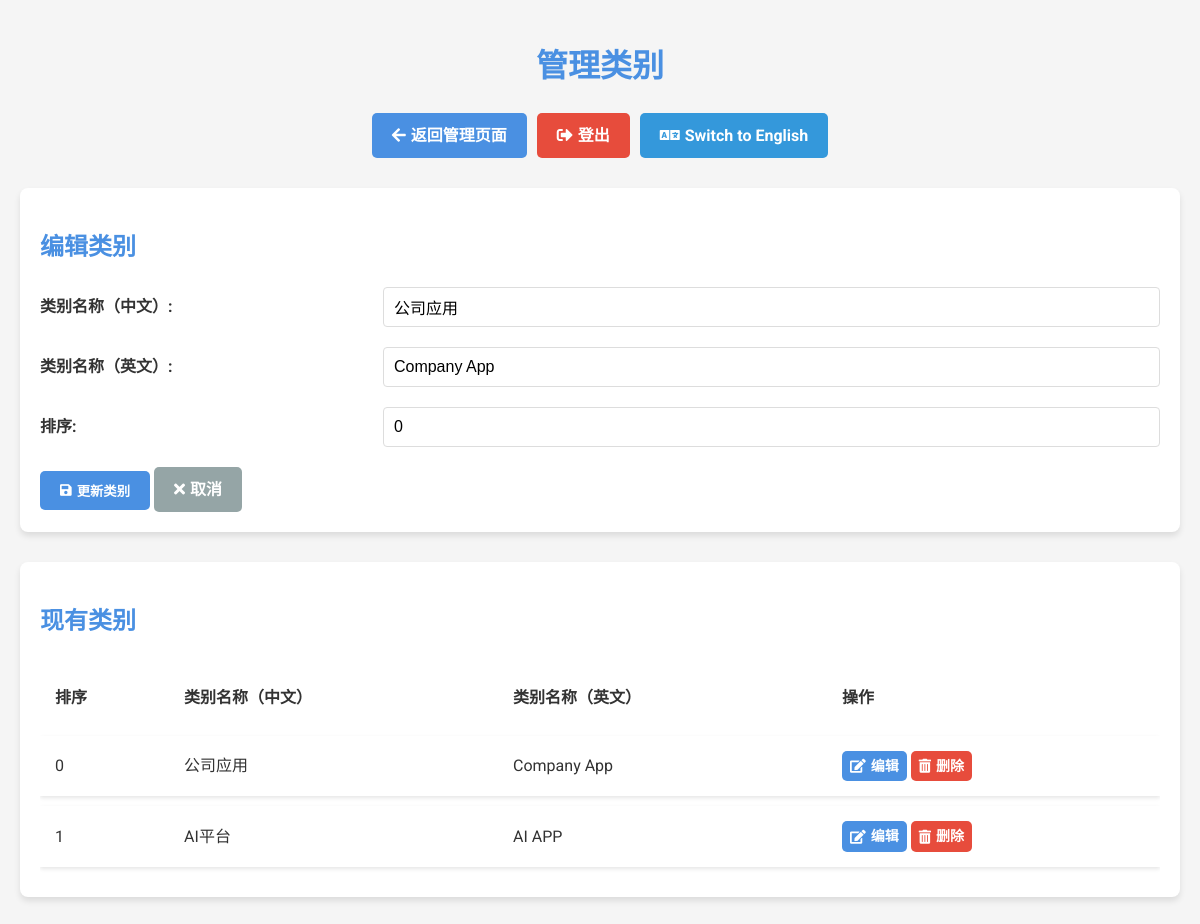
The page /category_manage.php?edit=1&lang=zh (signed in) on the database its author committed.
### tables this page shows
CREATE TABLE `categories` (
  `id` int(11) NOT NULL,
  `name_zh` varchar(255) NOT NULL,
  `name_en` varchar(255) NOT NULL,
  `sort_order` int(11) DEFAULT 0
);

### functions.php (called while the page is built, shortened)
<?php
if (!function_exists('t')) {
    function t($zh, $en) {
        global $lang;
        return $lang == 'zh' ? $zh : $en;
    }
}
?>

### category_manage.php (the view, shortened to what this page needs)
<?php
require_once 'functions.php';
require_once 'db_setup.php';
$lang = isset($_GET['lang']) && $_GET['lang'] == 'en' ? 'en' : 'zh';
$edit_category = null;
$categories = $db->query("SELECT id, name_zh, name_en, sort_order FROM categories ORDER BY sort_order, name_zh");
if (isset($_GET['edit'])) {
    $edit_id = (int)$_GET['edit'];
    $result = $db->query("SELECT id, name_zh, name_en, sort_order FROM categories WHERE id = $edit_id");
    if ($result && $result->num_rows > 0) {
        $edit_category = $result->fetch_assoc();
    }
}
?>
<!DOCTYPE html>
<html lang="<?php echo $lang; ?>">
<head>
    <link href="https://cdnjs.cloudflare.com/ajax/libs/font-awesome/5.15.1/css/all.min.css" rel="stylesheet">
    <link href="./assets/css/admin-styles.css" rel="stylesheet">
</head>
<body>
    <div class="container">
        <h1 class="text-center fade-in"><?php echo t("管理类别", "Manage Categories"); ?></h1>
        <nav class="nav-buttons fade-in">
            <a href="admin.php?lang=<?php echo $lang; ?>" class="btn btn-primary"><i class="fas fa-arrow-left"></i> <?php echo t("返回管理页面", "Back to Admin"); ?></a>
            <a href="admin.php?action=logout&lang=<?php echo $lang; ?>" class="btn btn-danger"><i class="fas fa-sign-out-alt"></i> <?php echo t("登出", "Logout"); ?></a>
            <a href="?lang=<?php echo $lang == 'zh' ? 'en' : 'zh'; ?>" class="btn btn-info">
                <i class="fas fa-language"></i> <?php echo $lang == 'zh' ? 'Switch to English' : '切换到中文'; ?>
            </a>
        </nav>
        <div class="page-section fade-in">
            <h2><?php echo $edit_category ? t("编辑类别", "Edit Category") : t("添加新类别", "Add New Category"); ?></h2>
            <form method="post" id="categoryForm">
                <div class="form-group">
                    <label for="name_zh"><?php echo t("类别名称（中文）:", "Category Name (Chinese):"); ?></label>
                    <input type="text" id="name_zh" name="name_zh" class="form-control" required
                           value="<?php echo $edit_category ? htmlspecialchars($edit_category['name_zh']) : ''; ?>">
                </div>
                <div class="form-group">
                    <label for="name_en"><?php echo t("类别名称（英文）:", "Category Name (English):"); ?></label>
                    <input type="text" id="name_en" name="name_en" class="form-control" required
                           value="<?php echo $edit_category ? htmlspecialchars($edit_category['name_en']) : ''; ?>">
                </div>
                <div class="form-group">
                    <label for="sort_order"><?php echo t("排序:", "Sort Order:"); ?></label>
                    <input type="number" id="sort_order" name="sort_order" class="form-control" required
                           value="<?php echo $edit_category ? htmlspecialchars($edit_category['sort_order']) : '0'; ?>">
                </div>
                <div class="form-actions">
                    <button type="submit" name="submit_category" class="btn btn-primary">
                        <i class="fas <?php echo $edit_category ? 'fa-save' : 'fa-plus'; ?>"></i>
                        <?php echo $edit_category ? t("更新类别", "Update Category") : t("添加类别", "Add Category"); ?>
                    </button>
                    <?php if ($edit_category): ?>
                        <a href="category_manage.php?lang=<?php echo $lang; ?>" class="btn btn-secondary"><i class="fas fa-times"></i> <?php echo t("取消", "Cancel"); ?></a>
                    <?php endif; ?>
                </div>
            </form>
        </div>
        <div class="page-section fade-in">
            <h2><?php echo t("现有类别", "Existing Categories"); ?></h2>
            <div class="table-responsive">
                <table class="table">
                    <thead>
                        <tr>
                            <th><?php echo t("排序", "Sort Order"); ?></th>
                            <th><?php echo t("类别名称（中文）", "Category Name (Chinese)"); ?></th>
                            <th><?php echo t("类别名称（英文）", "Category Name (English)"); ?></th>
                            <th><?php echo t("操作", "Action"); ?></th>
                        </tr>
                    </thead>
                    <tbody>
                        <?php
                        if ($categories && $categories->num_rows > 0):
                            while ($category = $categories->fetch_assoc()):
                        ?>
                            <tr>
                                <td><?php echo htmlspecialchars($category['sort_order']); ?></td>
                                <td><?php echo htmlspecialchars($category['name_zh']); ?></td>
                                <td><?php echo htmlspecialchars($category['name_en']); ?></td>
                                <td>
                                    <a href="category_manage.php?edit=<?php echo $category['id']; ?>&lang=<?php echo $lang; ?>" class="btn btn-sm btn-primary"><i class="fas fa-edit"></i> <?php echo t("编辑", "Edit"); ?></a>
                                    <a href="category_manage.php?delete=<?php echo $category['id']; ?>&lang=<?php echo $lang; ?>" class="btn btn-sm btn-danger" onclick="return confirm('<?php echo t("确定要删除这个类别吗？这将同时删除该类别下的所有链接。", "Are you sure you want to delete this category? This will also delete all links in this category."); ?>');"><i class="fas fa-trash-alt"></i> <?php echo t("删除", "Delete"); ?></a>
                                </td>
                            </tr>
                        <?php
                            endwhile;
                        else:
                        ?>
                            <tr>
                                <td colspan="4"><?php echo t("暂无类别", "No categories found"); ?></td>
                            </tr>
                        <?php
                        endif;
                        ?>
                    </tbody>
                </table>
            </div>
        </div>
    </div>
</body>
</html>

### assets/css/admin-styles.css (style rules this page uses)
:root { --primary-color: #4a90e2; --secondary-color: #f5f5f5; --text-color: #333; --danger-color: #e74c3c; --success-color: #2ecc71; }
body { font-family: 'Roboto', sans-serif; line-height: 1.6; color: var(--text-color); background-color: var(--secondary-color); margin: 0; padding: 0; }
.container { max-width: 1200px; margin: 0 auto; padding: 20px; }
h1, h2 { color: var(--primary-color); margin-bottom: 20px; }
h1 { text-align: center; }
.nav-buttons { display: flex; justify-content: center; flex-wrap: wrap; gap: 10px; margin-bottom: 30px; }
.btn { padding: 10px 20px; border: none; border-radius: 5px; cursor: pointer; transition: all 0.3s ease; font-weight: bold; text-decoration: none; display: inline-flex; align-items: center; justify-content: center; }
.btn i { margin-right: 5px; }
.btn-primary { background-color: var(--primary-color); color: white; }
.btn-danger { background-color: var(--danger-color); color: white; }
.btn-info { background-color: #3498db; color: white; }
.btn-secondary { background-color: #95a5a6; color: white; }
.page-section { background-color: white; border-radius: 8px; box-shadow: 0 4px 6px rgba(0, 0, 0, 0.1); padding: 20px; margin-bottom: 30px; }
.form-group { margin-bottom: 20px; }
.form-group label { display: block; margin-bottom: 5px; font-weight: bold; }
.form-control { width: 100%; max-width: 100%; padding: 10px; border: 1px solid #ddd; border-radius: 4px; font-size: 16px; transition: border-color 0.3s ease; box-sizing: border-box; }
.form-actions { margin-top: 20px; }
.table { width: 100%; border-collapse: separate; border-spacing: 0 10px; margin-bottom: 0; }
.table th, .table td { padding: 15px; text-align: left; vertical-align: middle; }
.table tbody tr { background-color: white; box-shadow: 0 2px 4px rgba(0, 0, 0, 0.1); transition: all 0.3s ease; }
.btn-sm { padding: 0.25rem 0.5rem; font-size: 0.875rem; }
.table-responsive { overflow-x: auto; }
.fade-in { animation: fadeIn 0.5s ease-in; }
@media (min-width: 768px) { .form-group { display: flex; align-items: center; } }
@media (min-width: 768px) { .form-group label { width: 30%; margin-bottom: 0; margin-right: 10px; } }
@media (min-width: 768px) { .form-group .form-control { width: 70%; } }

### rows shown on the page
categories: name_zh "公司应用", name_en "Company App", sort_order "0"
categories: sort_order "1", name_zh "AI平台", name_en "AI APP"

### other values the page prints
t("管理类别", "Manage Categories") "管理类别"
t("返回管理页面", "Back to Admin") "返回管理页面"
t("登出", "Logout") "登出"
t("编辑类别", "Edit Category") "编辑类别"
t("类别名称（中文）:", "Category Name (Chinese):") "类别名称（中文）:"
t("类别名称（英文）:", "Category Name (English):") "类别名称（英文）:"
t("排序:", "Sort Order:") "排序:"
t("更新类别", "Update Category") "更新类别"
t("取消", "Cancel") "取消"
t("现有类别", "Existing Categories") "现有类别"
t("排序", "Sort Order") "排序"
t("类别名称（中文）", "Category Name (Chinese)") "类别名称（中文）"
t("类别名称（英文）", "Category Name (English)") "类别名称（英文）"
t("操作", "Action") "操作"
